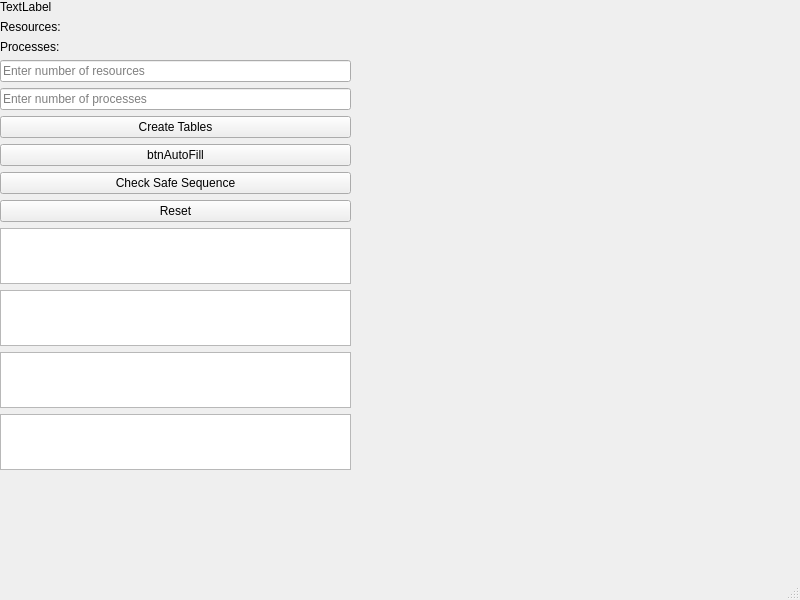
<?xml version="1.0" encoding="UTF-8"?>
<ui version="4.0">
 <class>MainWindow</class>
 <widget class="QMainWindow" name="MainWindow">
  <property name="geometry">
   <rect>
    <x>0</x>
    <y>0</y>
    <width>800</width>
    <height>600</height>
   </rect>
  </property>
  <property name="windowTitle">
   <string>MainWindow</string>
  </property>
  <widget class="QWidget" name="centralwidget">
   <widget class="QWidget" name="gridLayoutWidget">
    <property name="geometry">
     <rect>
      <x>0</x>
      <y>0</y>
      <width>351</width>
      <height>470</height>
     </rect>
    </property>
    <layout class="QGridLayout" name="gridLayout">
     <item row="0" column="0">
      <widget class="QLabel" name="label_2">
       <property name="text">
        <string>TextLabel</string>
       </property>
      </widget>
     </item>
     <item row="13" column="0">
      <widget class="QTableWidget" name="tableNeed"/>
     </item>
     <item row="3" column="0">
      <widget class="QLineEdit" name="lineProcesses">
       <property name="placeholderText">
        <string>Enter number of resources </string>
       </property>
      </widget>
     </item>
     <item row="2" column="0">
      <widget class="QLabel" name="labelProcesses">
       <property name="text">
        <string>Processes:</string>
       </property>
      </widget>
     </item>
     <item row="4" column="0">
      <widget class="QLineEdit" name="lineResources">
       <property name="text">
        <string/>
       </property>
       <property name="placeholderText">
        <string>Enter number of processes </string>
       </property>
      </widget>
     </item>
     <item row="11" column="0">
      <widget class="QTableWidget" name="tableAllocation"/>
     </item>
     <item row="1" column="0">
      <widget class="QLabel" name="labelResources">
       <property name="text">
        <string>Resources:</string>
       </property>
      </widget>
     </item>
     <item row="6" column="0">
      <widget class="QPushButton" name="btnCreateTables">
       <property name="text">
        <string>Create Tables</string>
       </property>
      </widget>
     </item>
     <item row="10" column="0">
      <widget class="QTextEdit" name="textOutput">
       <property name="accessibleIdentifier">
        <string comment="textOutput"/>
       </property>
      </widget>
     </item>
     <item row="12" column="0">
      <widget class="QTableWidget" name="tableMax"/>
     </item>
     <item row="8" column="0">
      <widget class="QPushButton" name="btnCheckSafe">
       <property name="text">
        <string>Check Safe Sequence</string>
       </property>
      </widget>
     </item>
     <item row="9" column="0">
      <widget class="QPushButton" name="Reset">
       <property name="text">
        <string>Reset</string>
       </property>
      </widget>
     </item>
     <item row="7" column="0">
      <widget class="QPushButton" name="btnAutoFill">
       <property name="text">
        <string>btnAutoFill</string>
       </property>
      </widget>
     </item>
    </layout>
   </widget>
  </widget>
  <widget class="QMenuBar" name="menubar">
   <property name="geometry">
    <rect>
     <x>0</x>
     <y>0</y>
     <width>800</width>
     <height>18</height>
    </rect>
   </property>
  </widget>
  <widget class="QStatusBar" name="statusbar"/>
 </widget>
 <resources/>
 <connections/>
</ui>
